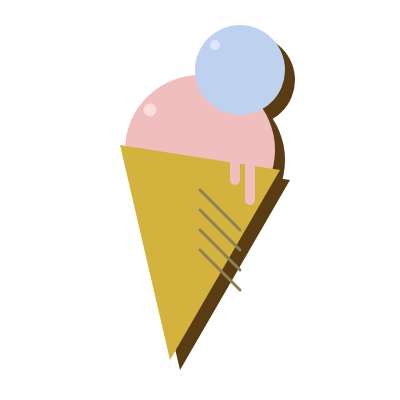
Frame 1 (no input)
Frame 60 (no input): identical to frame 1, image omitted
Frame 120 (the mouse pressed at the canvas centre since frame 60): identical to frame 1, image omitted

The p5.js sketch that drew this single still picture (run headless with seeded random() and noise() and a simulated clock; from frame 60 on, the mouse is pressed at the canvas centre):

// p5.js sketch
// ── sketch.js
function setup() {
  createCanvas(400, 400);
}

function draw() {
  background(255);

  noStroke();

  // 影
  fill(90, 60, 20);
  triangle(130, 155, 290, 180, 180, 370);
  circle(210, 160, 150);
  circle(250, 80, 90);

  fill(240, 190, 190);
  circle(200, 150, 150);

  fill(255, 220, 220);
  circle(150, 110, 13);
  
  fill(190, 210, 240);
  circle(240, 70, 90);

  fill(220, 230, 255);
  circle(215, 45, 10);

  fill(211, 179, 62);
  triangle(120, 145, 280, 170, 170, 360);

  stroke(141, 128, 84);
  strokeWeight(3);
  line(200, 190, 240, 230);
  line(200, 210, 240, 250);
  line(200, 230, 240, 270);
  line(200, 250, 240, 290);

  stroke(240, 190, 190);
  strokeWeight(10);
  line(235, 160, 235, 180);
  line(250, 160, 250, 200);
}
